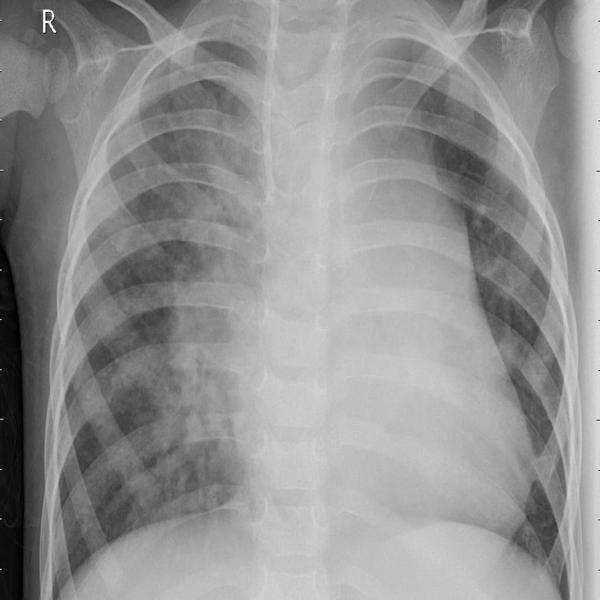
#> input picture models/Pneumonia.jpeg, 600 x 600 px
$ python to_heat.py
#> lines starting #> are read from the running program, lines starting #| are printed output that depends on the picture
import cv2
from matplotlib import pyplot as plt

# 读取图片
image_path = 'Pneumonia.jpeg'  # 替换为你的图片路径
image = cv2.imread(image_path, cv2.IMREAD_GRAYSCALE)  # 以灰度模式读取图片
#> image is the input picture: shape (600, 600); min 0, max 255, mean 145.6

# 确保图片是在 0 到 255 范围内

# 应用颜色映射
colored_image = cv2.applyColorMap(image, cv2.COLORMAP_JET)
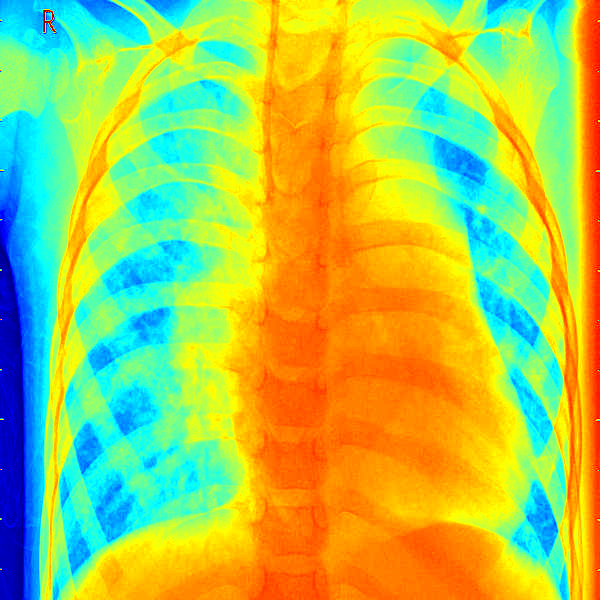
#> colored_image: shape (600, 600, 3); mean B, G, R 82.4, 199, 171.5

# 显示结果
plt.imshow(cv2.cvtColor(colored_image, cv2.COLOR_BGR2RGB))  # 转换颜色空间以正确显示
plt.axis('off')
plt.show()

# 保存结果图片
# cv2.imwrite('colored_image.jpg', colored_image

$ run again, with models/Opacity.png saved as models/Pneumonia.jpeg
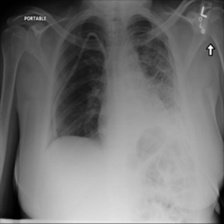
#> input picture models/Opacity.png, 224 x 224 px
#> image is the input picture: shape (224, 224); min 0, max 255, mean 116.4
#> `colored_image = cv2.applyColorMap(image, cv2.COLORMAP_JET)`:
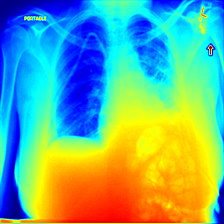
#> colored_image: shape (224, 224, 3); mean B, G, R 141.9, 174.2, 110.4

$ run again, with models/covid19.jpg copied over models/Pneumonia.jpeg
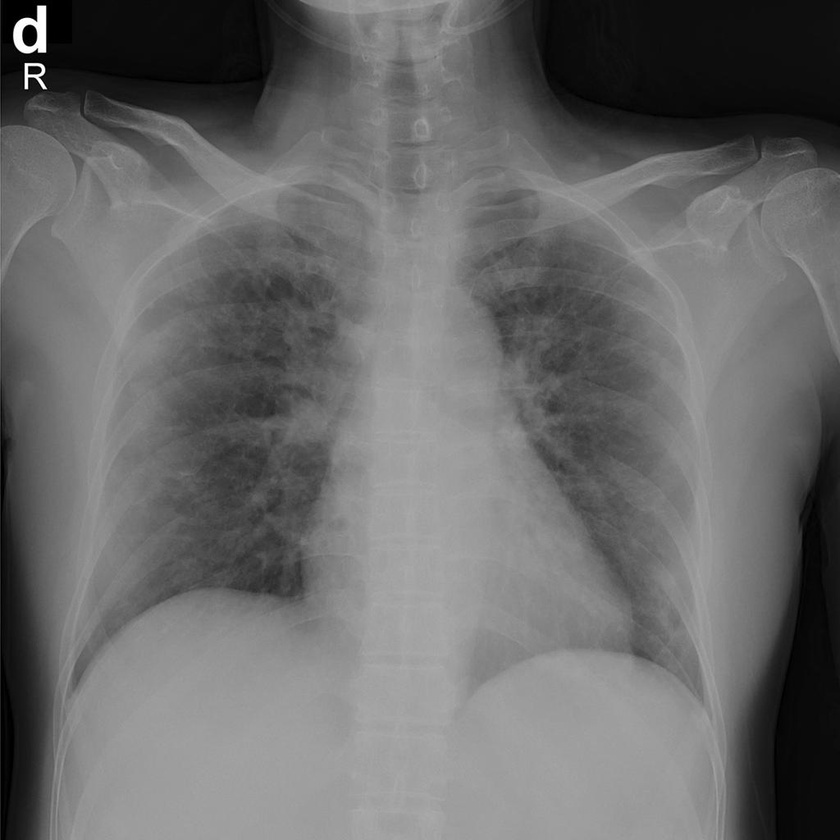
#> input picture models/covid19.jpg, 840 x 840 px, shrunk from 1024 x 1024 before the run
#> image is the input picture: shape (840, 840); min 0, max 255, mean 105.7
#> `colored_image = cv2.applyColorMap(image, cv2.COLORMAP_JET)`:
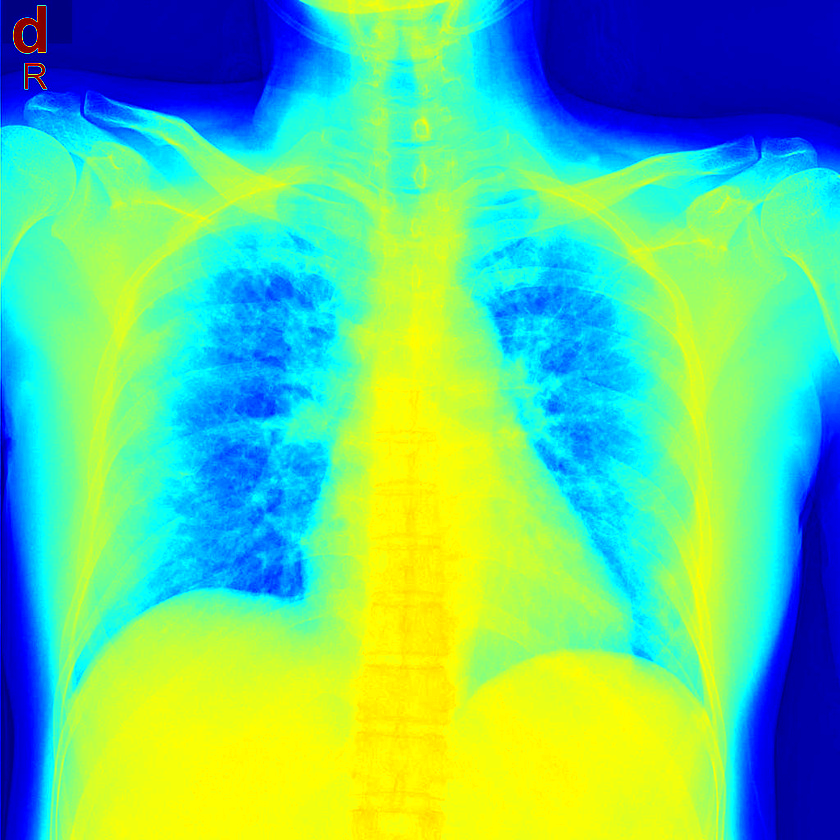
#> colored_image: shape (840, 840, 3); mean B, G, R 143.5, 201.1, 102.1

$ run again, with models/input.png saved as models/Pneumonia.jpeg
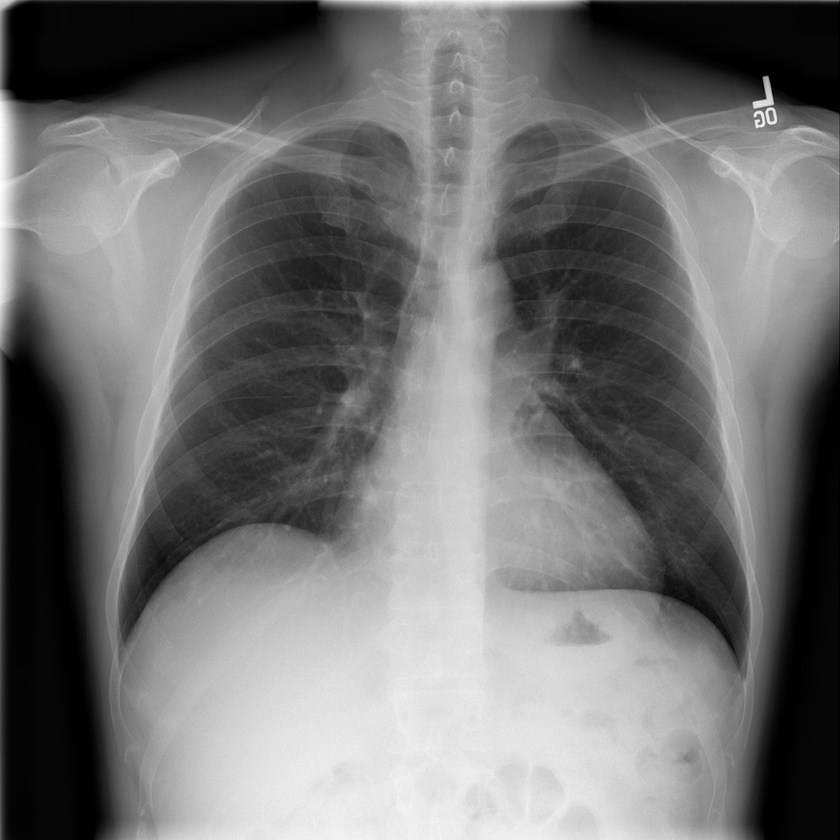
#> input picture models/input.png, 840 x 840 px, shrunk from 1024 x 1024 before the run
#> image is the input picture: shape (840, 840); min 0, max 255, mean 114.4
#> `colored_image = cv2.applyColorMap(image, cv2.COLORMAP_JET)`:
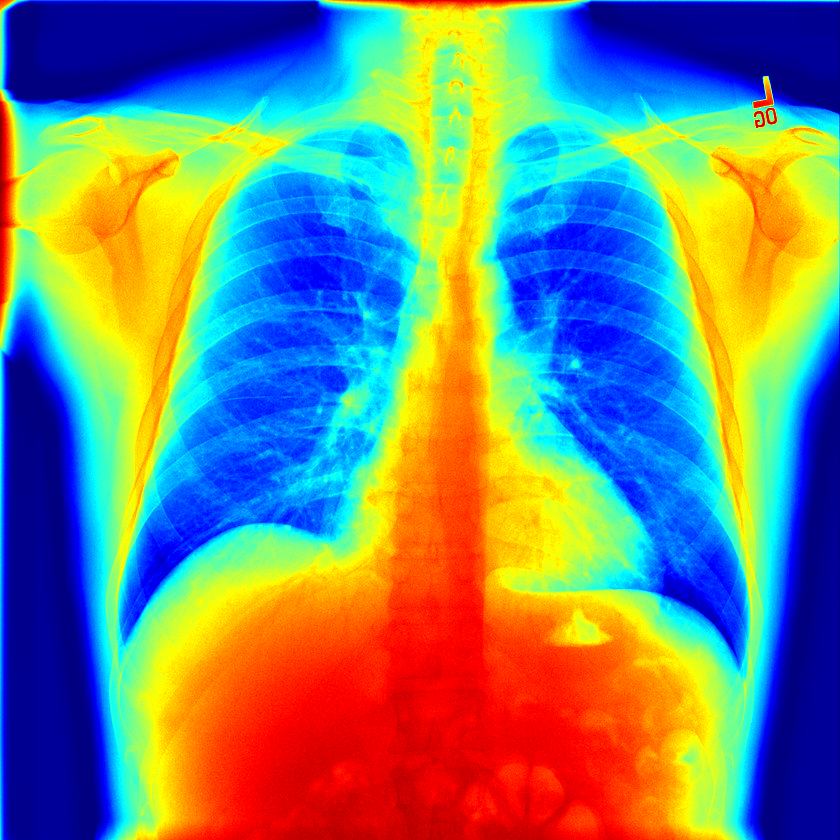
#> colored_image: shape (840, 840, 3); mean B, G, R 122.2, 136.3, 115.7
